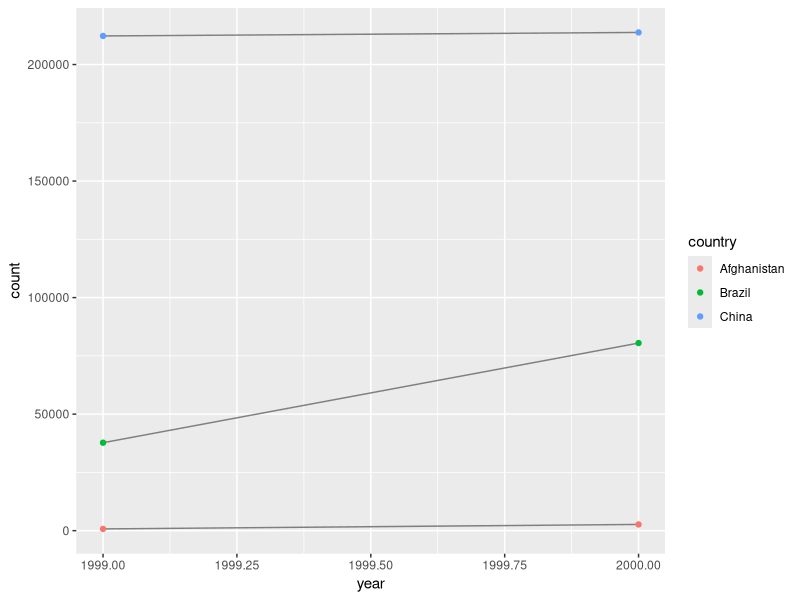
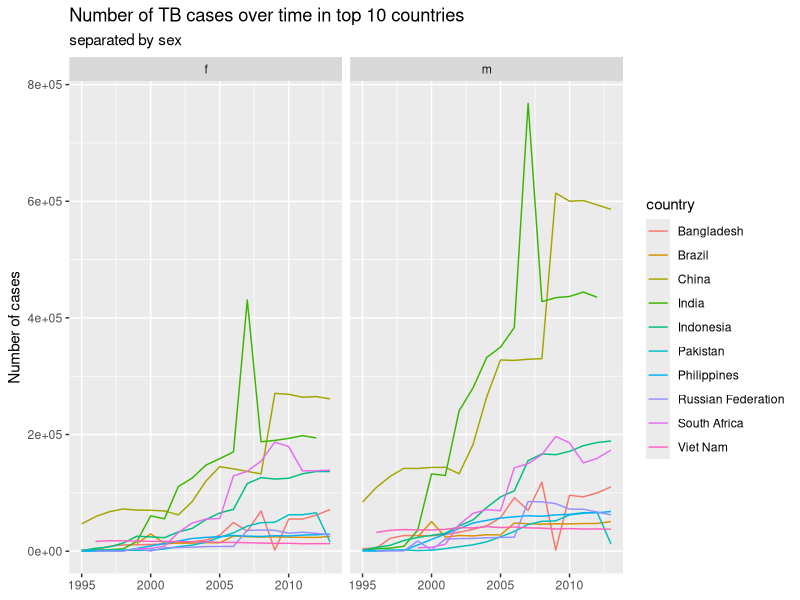

R code for these plots, in order:
## ---- chunk 1
library(tidyverse)
knitr::include_graphics("https://raw.githubusercontent.com/hadley/r4ds/master/images/tidy-1.png")
## ---- chunk 2
table3
## ---- chunk 3
table4a
## ---- chunk 4
tb2_cases <- table2 %>% filter(type == "cases") %>%
  select(-type)

tb2_pop <- table2 %>% filter(type == "population") %>%
  select(-type)

tb2_cases %>% inner_join(tb2_pop, by=c('country', 'year'),
                         suffix = c('_cases', '_pop')) %>%
  mutate(rate=count_cases / count_pop * 10000, type='rate') %>%
  select(country, year, type, count=rate) %>% 
  bind_rows(table2) %>%
  arrange(country, year, type)
## ---- chunk 5
table2 %>% pivot_wider(id_cols=c("country", "year"), 
              names_from=type, values_from=count) %>% 
  mutate(rate=cases/population*10000) %>%
  pivot_longer(cols=c("cases":"rate"), 
               names_to = "type", values_to = "count") %>%
  arrange(country, year, type)
## ---- chunk 6
tb4_cases <- table4a %>% 
  pivot_longer(-country, names_to="year", values_to="cases")

tb4_pop <- table4b %>% 
  pivot_longer(-country, names_to="year", values_to="pop")

tb4_cases %>% 
  inner_join(tb4_pop, by=c("country", "year")) %>%
  mutate(rate=cases/pop*10000) %>%
  pivot_wider(id_cols=country, names_from=year, values_from=rate)
## ---- chunk 7
table2 %>% 
  filter(type == 'cases') %>%  #<<
  ggplot(aes(year, count)) +
  geom_line(aes(group = country), colour = "grey50") + 
  geom_point(aes(colour = country))
## ---- chunk 8
knitr::include_graphics("https://d33wubrfki0l68.cloudfront.net/3aea19108d39606bbe49981acda07696c0c7fcd8/2de65/images/tidy-9.png")
## ---- chunk 9
knitr::include_graphics("https://d33wubrfki0l68.cloudfront.net/8350f0dda414629b9d6c354f87acf5c5f722be43/bcb84/images/tidy-8.png")
## ---- chunk 10
stocks <- tibble(
  year   = c(2015, 2015, 2016, 2016),
  half  = c(   1,    2,     1,    2),
  return = c(1.88, 0.59, 0.92, 0.17)
)
stocks %>% 
  pivot_wider(names_from = year, values_from = return) %>% 
  pivot_longer(`2015`:`2016`, names_to = "year", values_to = "return")
## ---- chunk 11
#table4a %>% 
#  pivot_longer(c(1999, 2000), names_to = "year", 
#               values_to = "cases")
##> Error: Can't subset columns that don't exist.
##> ✖ The locations 1999 and 2000 don't exist.
##> ℹ There are only 3 columns.
## ---- chunk 12
table4a %>% 
  pivot_longer(c(`1999`, `2000`), names_to = "year",
               values_to = "cases")
## ---- chunk 13
people <- tribble(
  ~name,             ~names,  ~values,
  #-----------------|--------|------
  "Phillip Woods",   "age",       45,
  "Phillip Woods",   "height",   186,
  "Phillip Woods",   "age",       50,
  "Jessica Cordero", "age",       37,
  "Jessica Cordero", "height",   156)
people %>% group_by(name, names) %>%
  mutate(id = row_number()) %>%
  ungroup() %>%
  pivot_wider(names_from="name", values_from = "values")
## ---- chunk 14
preg <- tribble(
  ~pregnant, ~male, ~female,
  "yes",     NA,    10,
  "no",      20,    12
)

preg %>% pivot_longer(c(male, female), 
                      names_to = "sex", values_to = "count")
## ---- chunk 15
knitr::include_graphics("https://d33wubrfki0l68.cloudfront.net/f6fca537e77896868fedcd85d9d01031930d76c9/637d9/images/tidy-17.png")
## ---- chunk 16
knitr::include_graphics("https://d33wubrfki0l68.cloudfront.net/3d98d3ba019fed3f9ee328284568d4508e479ef8/0b3e6/images/tidy-18.png")
## ---- chunk 17
# tibble(x = c("a,b,c", "d,e,f,g", "h,i,j")) %>% 
#   separate(x, c("one", "two", "three"))
## Expected 3 pieces. Additional pieces 
## discarded in 1 rows [2].

#tibble(x = c("a,b,c", "d,e", "f,g,i")) %>% 
#  separate(x, c("one", "two", "three"))
## Expected 3 pieces. Missing pieces filled 
## with `NA` in 1 rows [2].
## ---- chunk 18
stocks <- tibble(
  year   = c(2015, 2015, 2015, 2015, 2016, 2016, 2016),
  qtr    = c(   1,    2,    3,    4,    2,    3,    4),
  return = c(1.88, 0.59, 0.35,   NA, 0.92, 0.17, 2.66)
)
## ---- chunk 19
stocks %>% pivot_wider(names_from = year, values_from = return)
## ---- chunk 20
stocks %>% complete(year, qtr)
## ---- chunk 21
treatment <- tribble(
  ~ person,           ~ treatment, ~response,
  "Derrick Whitmore", 1,           7,
  NA,                 2,           10,
  NA,                 3,           9,
  "Katherine Burke",  1,           4
)

treatment %>% fill(person)
## ---- chunk 22
who %>%
  pivot_longer(
    cols = new_sp_m014:newrel_f65, 
    names_to = "key", 
    values_to = "cases", 
    values_drop_na = TRUE
  ) %>% 
  mutate(
    key = stringr::str_replace(key, "newrel", "new_rel")
  ) %>%
  separate(key, c("new", "var", "sexage")) %>% 
  select(-new, -iso2, -iso3) %>% 
  separate(sexage, c("sex", "age"), sep = 1)
## ---- chunk 23
nrow(distinct(who, country, iso2, iso3))
nrow(distinct(who, country))
## ---- chunk 24
mydata <- who %>%
  pivot_longer(
    cols = new_sp_m014:newrel_f65, 
    names_to = "key", 
    values_to = "cases", 
    values_drop_na = TRUE
  ) %>% 
  mutate(
    key = stringr::str_replace(key, "newrel", "new_rel")
  ) %>%
  separate(key, c("new", "var", "sexage")) %>% 
  select(-new, -iso2, -iso3) %>% 
  separate(sexage, c("sex", "age"), sep = 1) %>%
  count(year, country, sex, wt=cases, sort=T)

num <- 10
top_n <- mydata %>% 
  group_by(country) %>% 
  summarise(mean_cases = mean(n)) %>% 
  arrange(desc(mean_cases)) %>% 
  head(num)
## ---- chunk 25
# Plotting
top_n %>% inner_join(mydata, by='country') %>%
  ggplot(aes(x=year, y=n, colour=country)) +
  geom_line() +
  labs(title='Number of TB cases over time in top 10 countries',
       subtitle='separated by sex') +
  xlab(NULL) + ylab('Number of cases') +
  facet_wrap(~sex)
